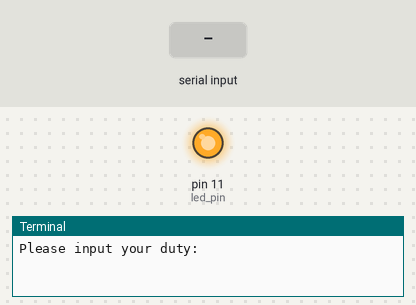
A program run on a simulated Raspberry Pi (header pin numbers). Parts: output pins drawn as LEDs (lit = HIGH), the last lines printed to the terminal. The inputs (shaded band) are chosen by the test bench.

Above: at 1.2 s.
1.3 s: "90" typed at the terminal, then Enter
At 2.4 s:
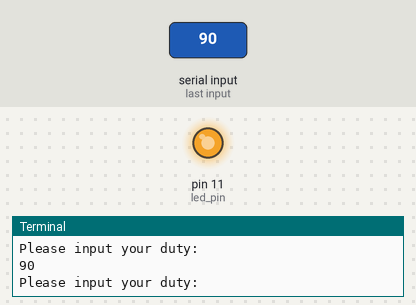
2.8 s: "0" typed at the terminal, then Enter
At 3.5 s:
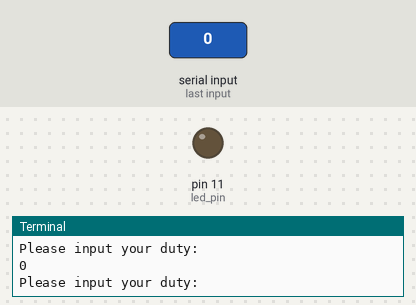
Timing chart, 0 to 5.8 s (numbered marks = the images above; inputs shaded):
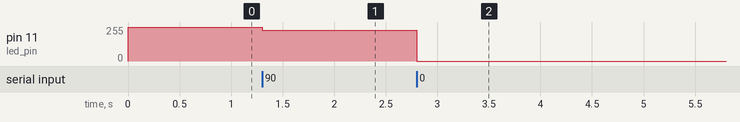

Measured:
- after the input at 1.3 s, pin 11 (led_pin): 255/255 → 230/255 at once
- after the input at 2.8 s, pin 11 (led_pin): 230/255 → 0/255 at once

The program:

led_change_light.py
```python
import RPi.GPIO as GPIO

led_pin = 11
GPIO.setmode(GPIO.BOARD)
GPIO.setup(led_pin, GPIO.OUT)

pwm_led = GPIO.PWM(led_pin, 500)
pwm_led.start(100)

try:
    while True:
        duty_s = input("Please input your duty: ")
        duty = int(duty_s)
        pwm_led.ChangeDutyCycle(duty)
finally:
    GPIO.cleanup()
```
